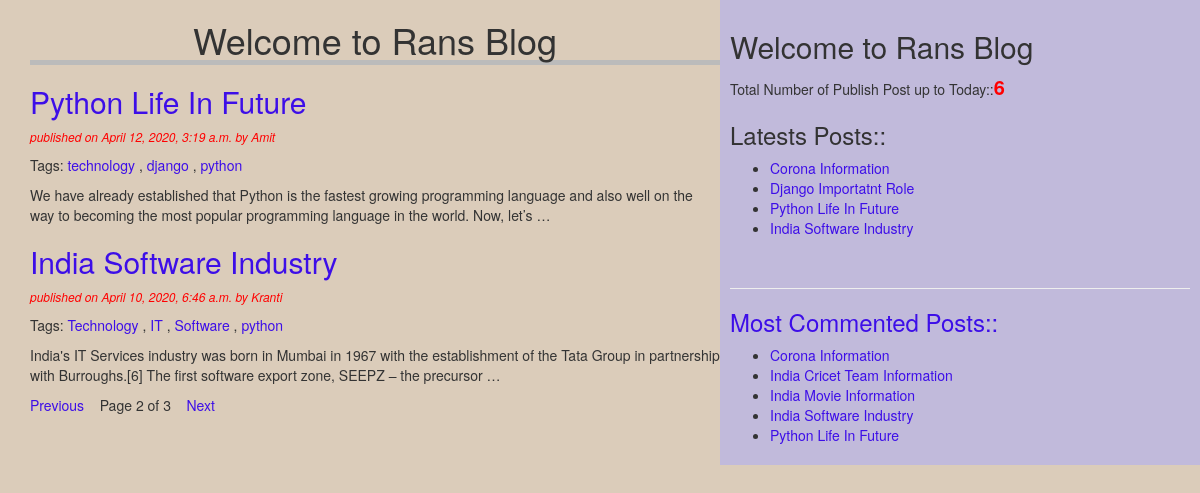
The page /home/?page=2 on the database its author committed.
### blog/models.py (models this page shows, shortened)
class Post(models.Model):
    STATUS_CHOICES=(('draft','Draft'),('published','Published' ))
    title=models.CharField(max_length=256)
    slug=models.SlugField(max_length=264,unique_for_date='publish')
    author=models.ForeignKey(User,related_name='blog_posts',on_delete=models.DO_NOTHING)
    body=models.TextField()
    publish=models.DateTimeField(default=timezone.now)
    created=models.DateTimeField(auto_now_add=True)
    updated=models.DateTimeField(auto_now=True)
    status=models.CharField(max_length=10,choices=STATUS_CHOICES,default='draft')
    objects=CustomManager()
    tags=TaggableManager()
    class Meta:
        ordering=('-publish',)

### blog/views.py (the view)
# urls.py: path('home/', views.post_list_view),
def post_list_view(request,tag_slug=None):
    post_list=Post.objects.all()
    tag=None
    if tag_slug:
        tag=get_object_or_404(Tag,slug=tag_slug)
        post_list=post_list.filter(tags__in=[tag])
    paginator=Paginator(post_list,2)
    page_number=request.GET.get('page')
    try:
        post_list=paginator.page(page_number)
    except PageNotAnInteger:
        post_list=paginator.page(1)
    except EmptyPage:
        post_list=paginator.page(paginator.num_pages)
    return render(request,'blog/post_list.html',{'post_list':post_list,'tag':tag})

### blog/models.py (called while the page is built)
    def get_queryset(self):
        return super().get_queryset().filter(status='published')

### blog/templatetags/blog_tags.py (called while the page is built)
@register.simple_tag(name='my_tag')
def total_posts():
    return Post.objects.count()

@register.inclusion_tag('blog/latest_posts123.html')
def show_latest_posts():
    latest_posts=Post.objects.order_by('-publish')[:4]
    return {'latest_posts':latest_posts}

@register.simple_tag
def get_most_commented_posts(count=5):
    return Post.objects.annotate(total_comments=Count('comments')).order_by('-total_comments')[:count]

### template/blog/post_list.html (shortened to what this page needs)
<!DOCTYPE html>
{%extends 'blog/base.html'%}
{%block content%}
    <h1>Welcome to Rans Blog</h1>
    {%for post in post_list%}
      <h2><a href="/detail/{{post.publish.year}}/{{post.publish.month}}/{{post.publish.day}}/{{post.slug}}">{{post.title}}</a></h2>
    <p id='date'>  published on {{post.publish}} by {{post.author|title}}</p>
    <p>Tags:
      {%for tag in post.tags.all%}
        <a href="/home/{{tag.slug}}">{{tag.name}}</a>
      {%if not forloop.last%},{%endif%}
      {%endfor%}
    </p>
    {{post.body|truncatewords:30|linebreaks}}
    {%endfor%}
      {%include 'blog/pagination.html' %}
{%endblock%}

### template/blog/base.html (shortened to what this page needs)
<!DOCTYPE html>
{%load blog_tags%}
{%load static%}
<html lang="en" dir="ltr">
  <head>
    <link rel="stylesheet" href="https://stackpath.bootstrapcdn.com/bootstrap/3.4.1/css/bootstrap.min.css"
>
<link rel="stylesheet" href="{%static "css/blog.css" %}">
  </head>
  <body>
      <div class="content">
        {%block content%}
        {%endblock%}
    </div>
    <div class='sidebar'>
      <h2>Welcome to Rans Blog</h2>
      <p>Total Number of Publish Post up to Today::<span id='pcount'>{%my_tag%}</span></p>
      <h3>Latests Posts::</h3>{%show_latest_posts%} <br>
      <hr>
      <h3>Most Commented Posts::</h3>
      {%get_most_commented_posts as most_commented_posts%}
      <ul>
        {%for post in most_commented_posts%}
        <li><a href="/detail/{{post.publish.year}}/{{post.publish.month}}/{{post.publish.day}}/{{post.slug}}">{{post.title}}</li>
          {%endfor%}
      </ul>
    </div>
  </body>
</html>

### template/blog/latest_posts123.html
<ul>
  {%for post in latest_posts%}
  <li><a href="/detail/{{post.publish.year}}/{{post.publish.month}}/{{post.publish.day}}/{{post.slug}}">{{post.title}}</li>
  {%endfor%}
</ul>

### static/css/blog.css (style rules this page uses)
.content { width: 60%; float:left; padding: 0 0 0 30px; background: #dbccba; }
.sidebar { width: 40%; float: right; padding: 10px; background: #c1badb; }
h1 { text-align: center; border-bottom: 5px solid #bbb; }
body { background-color: #dbccba; }
#pcount { font-size: 20px; color: red; font-weight: bold; }
#date { color: red; font-size: 12px; font-style: italic; }
a { color: #3d0ee8; }

### rows shown on the page
Post: title "Python Life In Future", publish "April 12, 2020, 3:19 a.m.", author "Amit", body "We have already established that Python is the fastest growing programming language and also well on the way to becoming the most popular programming language in the world. Now, let’s …"
Tag: name "technology"
Tag: name "django"
Tag: name "python"
Post: title "India Software Industry", publish "April 10, 2020, 6:46 a.m.", author "Kranti", body "India's IT Services industry was born in Mumbai in 1967 with the establishment of the Tata Group in partnership with Burroughs.[6] The first software export zone, SEEPZ – the precursor …"
Tag: name "Technology"
Tag: name "IT"
Tag: name "Software"
Post: title "Corona Information"
Post: title "Django Importatnt Role"
Post: title "India Cricet Team Information"
Post: title "India Movie Information"

### other values the page prints
{{ post_list.number }} "2"
{{ post_list.paginator.num_pages }} "3"
